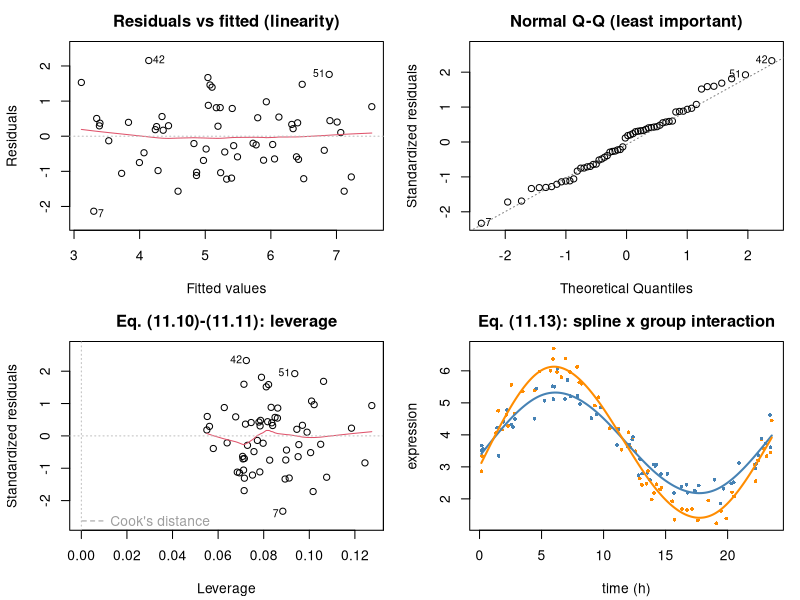

The R script that drew this image:
#' ---
#' title: "Module 11 - Linear regression as the core framework"
#' output: html_document
#' ---
#'
#' **Curriculum link:** `stats.md` -> Topic 11, equations (11.1)-(11.13)
#'
#' ## What you will learn
#'
#' 1. OLS from the normal equations (11.2), the hat matrix (11.3), and why R
#'    uses QR rather than inverting `X'X`.
#' 2. Coefficient SEs and t-tests (11.4)-(11.5).
#' 3. Nested-model F tests (11.6); why R^2 cannot select models (11.7).
#' 4. **Confidence vs prediction intervals** (11.8)-(11.9).
#' 5. Leverage, Cook's distance (11.10)-(11.11), VIF (11.12).
#' 6. Splines (11.13), and the assumption hierarchy.

#+ setup, message = FALSE
suppressPackageStartupMessages(library(splines))
MODULE_NAME <- "11_linear_models"
OUT <- file.path(Sys.getenv("STATS_OUT", unset = "results"), MODULE_NAME)
dir.create(OUT, recursive = TRUE, showWarnings = FALSE)
header <- function(txt) cat("\n", strrep("=", 72), "\n", txt, "\n",
                            strrep("=", 72), "\n", sep = "")

#' ## 1. OLS from scratch, eq. (11.2)-(11.5)

#+ ols
header("1. Normal equations, hat matrix, standard errors (11.2)-(11.5)")
set.seed(1101)
n <- 60
dat <- data.frame(age = runif(n, 25, 75), treated = rbinom(n, 1, 0.5),
                  batch = factor(sample(0:2, n, TRUE)))
dat$y <- with(dat, 2 + 0.05*age + 1.4*treated + 0.6*(batch=="1") -
                0.4*(batch=="2") + rnorm(n))

ols_from_scratch <- function(X, y) {
  ## QR, never solve(t(X) %*% X): forming the normal equations SQUARES the
  ## condition number (eq. 16.10) and loses half your significant digits.
  qrX <- qr(X); beta <- qr.coef(qrX, y)                      # eq. (11.2)
  fitted <- X %*% beta; resid <- y - fitted
  p <- ncol(X); sigma2 <- sum(resid^2) / (n - p)             # eq. (11.4)
  XtX_inv <- chol2inv(qr.R(qrX))
  se <- sqrt(sigma2 * diag(XtX_inv))
  t <- beta / se                                             # eq. (11.5)
  H <- qr.Q(qrX) %*% t(qr.Q(qrX))                            # eq. (11.3)
  list(beta = beta, se = se, t = t, p = 2*pt(abs(t), n-p, lower.tail = FALSE),
       H = H, leverage = diag(H), sigma2 = sigma2)
}
X <- model.matrix(~ age + treated + batch, data = dat)
mine <- ols_from_scratch(X, dat$y)
fit <- lm(y ~ age + treated + batch, data = dat)
cat(sprintf("  %-14s%13s%11s%9s%19s\n", "term", "beta (mine)", "SE (mine)", "t",
            "lm() beta"))
for (i in seq_along(mine$beta))
  cat(sprintf("  %-14s%13.5f%11.5f%9.3f%19.5f\n", names(mine$beta)[i],
              mine$beta[i], mine$se[i], mine$t[i], coef(fit)[i]))
cat(sprintf("\n  max |mine - lm()| = %.2e\n", max(abs(mine$beta - coef(fit)))))
cat(sprintf("\n  Hat matrix (11.3): symmetric? %s  idempotent? %s  trace = %.6f (= p = %d)\n",
            isTRUE(all.equal(mine$H, t(mine$H))),
            isTRUE(all.equal(mine$H %*% mine$H, mine$H)),
            sum(diag(mine$H)), ncol(X)))

cat("\n--- Numerical stability on a nearly-collinear design ---\n")
tt <- seq(0, 1, length.out = 40)
Xbad <- cbind(1, tt, tt^2, tt^3, tt^4, tt^5)
ybad <- 1 + 2*tt + rnorm(40, 0, 0.01)
cat(sprintf("  condition number of X   : %.3e\n", kappa(Xbad, exact = TRUE)))
cat(sprintf("  condition number of X'X : %.3e\n", kappa(crossprod(Xbad), exact = TRUE)))
b_normal <- solve(crossprod(Xbad), crossprod(Xbad, ybad))
b_qr <- qr.coef(qr(Xbad), ybad)
cat(sprintf("  max |normal-equations - QR|: %.3e\n", max(abs(b_normal - b_qr))))
cat("  lm() uses QR for exactly this reason.\n")

#' ## 2. Nested-model F test and R^2, eq. (11.6)-(11.7)

#+ nested-f
header("2. Partial F test (11.6); why R^2 cannot select models (11.7)")
fit_red <- lm(y ~ age + treated, data = dat)
av <- anova(fit_red, fit)
p1 <- length(coef(fit)); p0 <- length(coef(fit_red))
F_manual <- ((sum(residuals(fit_red)^2) - sum(residuals(fit)^2)) / (p1 - p0)) /
  (sum(residuals(fit)^2) / (n - p1))
cat(sprintf("  manual F (11.6) = %.4f, df=(%d, %d), p = %.4f\n",
            F_manual, p1 - p0, n - p1, pf(F_manual, p1-p0, n-p1, lower.tail = FALSE)))
cat(sprintf("  anova() F       = %.4f, p = %.4f\n", av[["F"]][2], av[["Pr(>F)"]][2]))

cat("\n  R^2 always increases when you add ANY predictor - even pure noise:\n")
d2 <- dat
cat(sprintf("    %-34s%9s%10s\n", "model", "R^2", "adj R^2"))
f0 <- lm(y ~ age, data = d2)
cat(sprintf("    %-34s%9.4f%10.4f\n", "y ~ age", summary(f0)$r.squared,
            summary(f0)$adj.r.squared))
set.seed(1102)
for (k in 1:5) {
  d2[[paste0("noise", k)]] <- rnorm(n)
  form <- as.formula(paste("y ~ age +", paste0("noise", 1:k, collapse = " + ")))
  f_ <- lm(form, data = d2)
  cat(sprintf("    %-34s%9.4f%10.4f\n", sprintf("+ %d pure-noise predictors", k),
              summary(f_)$r.squared, summary(f_)$adj.r.squared))
}
cat("  Adjusted R^2 penalises p, but neither is a validation metric (Module 31).\n")

#' ## 3. Confidence vs prediction intervals, eq. (11.8)-(11.9)

#+ intervals
header("3. CI for the mean vs PI for an observation (11.8)-(11.9)")
fit_s <- lm(y ~ age, data = dat)
nd <- data.frame(age = 50)
ci <- predict(fit_s, nd, interval = "confidence")
pi_ <- predict(fit_s, nd, interval = "prediction")
cat(sprintf("  at age = 50: fitted = %.4f\n", ci[1]))
cat(sprintf("    95%% CI for the MEAN  [%.4f, %.4f]  width %.4f\n",
            ci[2], ci[3], ci[3] - ci[2]))
cat(sprintf("    95%% PI for an OBS    [%.4f, %.4f]  width %.4f\n",
            pi_[2], pi_[3], pi_[3] - pi_[2]))
cat("\n  As n grows the CI shrinks to zero but the PI converges to ~ +/-1.96 sigma:\n")
set.seed(1103)
for (nn in c(30, 300, 3000, 30000)) {
  a <- runif(nn, 25, 75); yy <- 2 + 0.05*a + rnorm(nn)
  f_ <- lm(yy ~ a)
  c_ <- predict(f_, data.frame(a = 50), interval = "confidence")
  p_ <- predict(f_, data.frame(a = 50), interval = "prediction")
  cat(sprintf("    n=%6d: CI width %.4f   PI width %.4f\n", nn,
              c_[3]-c_[2], p_[3]-p_[2]))
}
cat("  The extra 1 in eq. (11.9) is irreducible noise. The PI does NOT shrink.\n")

#' ## 4. Leverage, influence, collinearity, eq. (11.10)-(11.12)

#+ diagnostics
header("4. Diagnostics: leverage, Cook's D, VIF (11.10)-(11.12)")
lev <- hatvalues(fit); ck <- cooks.distance(fit); p_ <- length(coef(fit))
cat(sprintf("  leverage rule of thumb 2p/n = %.4f: %d points flagged\n",
            2*p_/n, sum(lev > 2*p_/n)))
cat(sprintf("  Cook's D rule of thumb 4/n  = %.4f: %d points flagged\n",
            4/n, sum(ck > 4/n)))
cat(sprintf("  from-scratch leverage matches hatvalues(): %s\n",
            isTRUE(all.equal(unname(sort(lev)), sort(mine$leverage)))))
sr <- rstandard(fit)
cat("\n  High leverage != influential. Both are needed:\n")
cat(sprintf("    %-8s%10s%13s%10s\n", "point", "leverage", "|std resid|", "Cook D"))
for (i in order(-ck)[1:4])
  cat(sprintf("    %-8d%10.4f%13.4f%10.4f\n", i, lev[i], abs(sr[i]), ck[i]))

vif_manual <- function(X, j) {
  others <- X[, -j, drop = FALSE]
  1 / (1 - summary(lm(X[, j] ~ others - 1))$r.squared)          # eq. (11.12)
}
set.seed(1104)
z1 <- rnorm(n); z2 <- 0.97*z1 + rnorm(n, 0, 0.24)
Xv <- cbind(1, age = dat$age, z1 = z1, z2 = z2)
cat("\n  VIF (11.12) for a design with an induced collinearity:\n")
for (j in 2:4) {
  v <- vif_manual(Xv, j)
  cat(sprintf("    %-6s VIF = %7.2f  -> SE inflated %.2fx%s\n",
              colnames(Xv)[j], v, sqrt(v), if (v > 10) "   <-- serious" else ""))
}

#' ## 5. Nonlinearity via splines, eq. (11.13)

#+ splines
header("5. Splines: linear in the PARAMETERS (11.13)")
set.seed(1105)
tt <- sort(runif(120, 0, 24))
grp <- rep(0:1, 60)
expr <- 3 + 2*sin(tt/24*2*pi) + 0.06*tt + 0.8*grp*sin(tt/24*2*pi) + rnorm(120, 0, 0.35)
dt <- data.frame(expr = expr, t = tt, grp = factor(grp))
m_lin <- lm(expr ~ t, data = dt)
m_spl <- lm(expr ~ ns(t, df = 5), data = dt)
m_int <- lm(expr ~ ns(t, df = 5) * grp, data = dt)
cat(sprintf("  %-34s%5s%10s%10s\n", "model", "df", "RSS", "adj R^2"))
for (z in list(list("expr ~ t (linear)", m_lin), list("expr ~ ns(t, df=5)", m_spl),
               list("expr ~ ns(t, df=5) * group", m_int)))
  cat(sprintf("  %-34s%5d%10.3f%10.4f\n", z[[1]], z[[2]]$rank - 1,
              sum(residuals(z[[2]])^2), summary(z[[2]])$adj.r.squared))
av2 <- anova(m_spl, m_int)
cat(sprintf("\n  Treatment x time interaction test (11.6): F = %.3f, p = %.3e\n",
            av2[["F"]][2], av2[["Pr(>F)"]][2]))
cat("  This is how to ask 'do the groups follow different smooth trajectories?'\n")
cat("  NOTE ns() (natural splines) constrains the fit to be LINEAR beyond the\n")
cat("  boundary knots, which tames the wild tails of unrestricted polynomials.\n")

#' ## 6. Which assumptions actually matter

#+ assumptions
header("6. Ranking the assumption violations by damage done")
fpr_under <- function(violation, n_sim = 2000, n = 30) {
  mean(replicate(n_sim, {
    if (violation == "none") { x <- rnorm(n); y <- rnorm(n) }
    else if (violation == "non-normal residuals") { x <- rnorm(n); y <- rt(n, 3)*0.7 }
    else if (violation == "heteroscedasticity") {
      x <- rnorm(n); y <- rnorm(n, 0, 0.2 + 1.5*abs(x)) }
    else {   # dependence: 6 clusters of 5
      cl <- rep(rnorm(6, 0, 1.2), each = 5)
      x <- rep(rnorm(6), each = 5) + rnorm(n, 0, 0.3)
      y <- cl + rnorm(n, 0, 0.5) }
    coef(summary(lm(y ~ x)))["x", "Pr(>|t|)"] < 0.05
  }))
}
set.seed(1106)
cat(sprintf("  %-28s%21s  (nominal 5%%)\n", "violation", "false-positive rate"))
for (v in c("none", "non-normal residuals", "heteroscedasticity", "dependence (clusters)"))
  cat(sprintf("  %-28s%20.1f%%\n", v, 100 * fpr_under(v)))
cat("\n  Non-normal residuals: barely matters at n=30 (the CLT, eq. 4.5).\n")
cat("  Heteroscedasticity : distorts SEs - fix with HC3 (Module 05).\n")
cat("  DEPENDENCE         : catastrophic, and INVISIBLE in residual plots.\n")
cat("  Fix dependence by design or with a mixed model (Module 14).\n")

#' ## 7. Figure

#+ figure
png(file.path(OUT, "linear_models.png"), width = 1100, height = 800, res = 110)
par(mfrow = c(2, 2), mar = c(4.2, 4.2, 2.5, 1))
plot(fit, which = 1, caption = "", main = "Residuals vs fitted (linearity)")
plot(fit, which = 2, caption = "", main = "Normal Q-Q (least important)")
plot(fit, which = 5, caption = "", main = "Eq. (11.10)-(11.11): leverage")
grid_t <- data.frame(t = seq(min(dt$t), max(dt$t), length.out = 200))
plot(dt$t, dt$expr, col = c("steelblue", "darkorange")[dt$grp], pch = 16, cex = 0.6,
     xlab = "time (h)", ylab = "expression",
     main = "Eq. (11.13): spline x group interaction")
for (g in 0:1) {
  gg <- grid_t; gg$grp <- factor(g, levels = c("0", "1"))
  lines(gg$t, predict(m_int, gg), col = c("steelblue", "darkorange")[g+1], lwd = 2)
}
invisible(dev.off())
cat("\nFigure written to", file.path(OUT, "linear_models.png"), "\n")

#' ## Decision rules (from `stats.md` Topic 11)
#'
#' 1. Write the design matrix and check its rank first.
#' 2. Choose covariates from a causal diagram (Module 32), NOT stepwise
#'    selection, which invalidates all subsequent p-values.
#' 3. Centre continuous predictors involved in interactions.
#' 4. Prefer robust SEs over dropping data when variance is non-constant.
#'
#' **Next:** `12_anova_and_contrasts.R`
